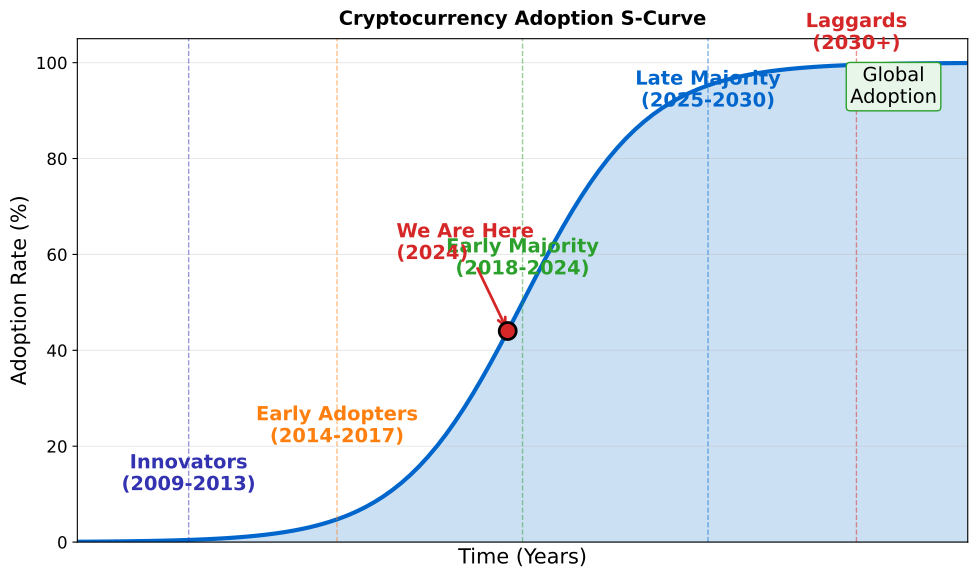

This figure's Python source:
"""
Crypto Adoption S-Curve
Technology adoption lifecycle
"""

import matplotlib.pyplot as plt
import numpy as np
from pathlib import Path

CHART_METADATA = {
    'title': 'Adoption S-Curve',
    'url': 'https://github.com/Digital-AI-Finance/Blockchain_Crypto/tree/main/Module_G_Regulation_Future/L48_Course_Synthesis/charts/03_adoption_scurve'
}

plt.rcParams.update({
    'font.size': 14,
    'axes.labelsize': 14,
    'axes.titlesize': 16,
    'xtick.labelsize': 12,
    'ytick.labelsize': 12,
    'legend.fontsize': 12,
    'figure.figsize': (10, 6),
    'figure.dpi': 150
})

MLPURPLE = '#3333B2'
MLBLUE = '#0066CC'
MLORANGE = '#FF7F0E'
MLGREEN = '#2CA02C'
MLRED = '#D62728'

fig, ax = plt.subplots(figsize=(10, 6))

# S-curve data (logistic function)
x = np.linspace(0, 12, 100)
y = 100 / (1 + np.exp(-1.2 * (x - 6)))

ax.plot(x, y, 'b-', linewidth=3, color=MLBLUE)
ax.fill_between(x, y, alpha=0.2, color=MLBLUE)

# Add adoption phases
phases = [
    (1.5, 5, 'Innovators\n(2009-2013)', MLPURPLE),
    (3.5, 15, 'Early Adopters\n(2014-2017)', MLORANGE),
    (6, 50, 'Early Majority\n(2018-2024)', MLGREEN),
    (8.5, 85, 'Late Majority\n(2025-2030)', MLBLUE),
    (10.5, 97, 'Laggards\n(2030+)', MLRED),
]

for x_pos, y_pos, label, color in phases:
    ax.axvline(x=x_pos, color=color, linestyle='--', alpha=0.5, linewidth=1)
    ax.text(x_pos, y_pos + 5, label, ha='center', va='bottom', fontsize=14,
            color=color, fontweight='bold')

# Mark current position (2024)
current_x = 5.8
current_y = 100 / (1 + np.exp(-1.2 * (current_x - 6)))
ax.scatter([current_x], [current_y], s=150, c=MLRED, zorder=5, edgecolors='black', linewidth=2)
ax.annotate('We Are Here\n(2024)', (current_x, current_y),
            xytext=(current_x - 1.5, current_y + 15),
            fontsize=14, fontweight='bold', color=MLRED,
            arrowprops=dict(arrowstyle='->', color=MLRED, lw=2))

# Add percentage labels
ax.text(11, 95, 'Global\nAdoption', ha='center', va='center', fontsize=14,
        bbox=dict(boxstyle='round,pad=0.2', facecolor='#E8F5E9', edgecolor=MLGREEN))

ax.set_xlabel('Time (Years)', fontsize=15)
ax.set_ylabel('Adoption Rate (%)', fontsize=15)
ax.set_xlim(0, 12)
ax.set_ylim(0, 105)
ax.set_xticks([])  # Hide x-axis ticks (years are shown in labels)

ax.grid(True, alpha=0.3)
ax.set_title('Cryptocurrency Adoption S-Curve', fontweight='bold', fontsize=14, pad=10)

plt.tight_layout()
output_path = Path(__file__).parent / 'chart.pdf'
plt.savefig(output_path, bbox_inches='tight', dpi=300)
print(f"Chart saved to: {output_path.absolute()}")
plt.close()
